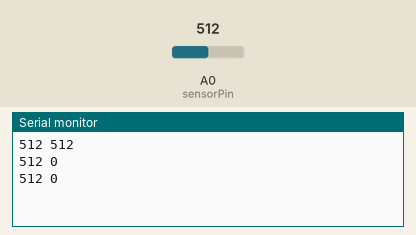
This sketch was run on a simulated Arduino Uno, built with avr-gcc and run on an emulated ATmega328P. Parts: the last lines printed to the serial monitor. Inputs (shaded band) come from the test bench; at power-on: A0 (sensorPin) = 512.

Above: at 1.3 s.
1.4 s: A0 (sensorPin) set to 716
At 1.9 s:
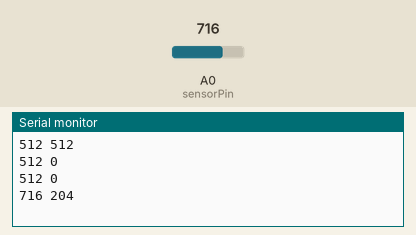
2.9 s: A0 (sensorPin) set to 900
At 3.4 s:
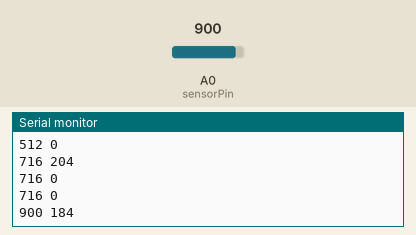
Timing chart, 0 to 5.9 s (numbered marks = the images above; inputs shaded):
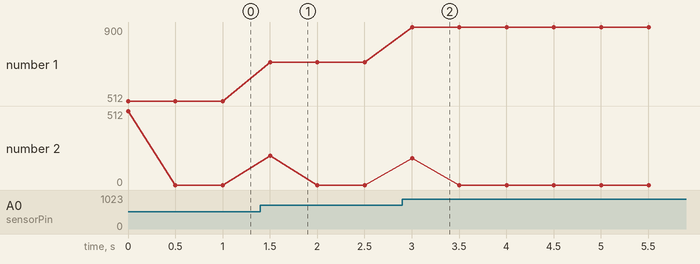

The sketch:

sketch_nov24a_copy_20260422140214codigoqfuncionou.ino
```cpp
const int sensorPin = A0;

int leituraAtual = 0;
int leituraAnterior = 0;

void setup() {
  Serial.begin(115200);
}

void loop() {

  leituraAtual = analogRead(sensorPin);

  int derivada = leituraAtual - leituraAnterior;

  leituraAnterior = leituraAtual;

  Serial.print(leituraAtual);
  Serial.print(" ");
  Serial.println(derivada);

  delay(500);
}
```

Measured:
- after the input at 1.4 s, the serial monitor: prints a new line after 0.10 s (image 1)
- after the input at 2.9 s, the serial monitor: prints a new line after 0.10 s (image 2)
- plotted number 1: 512 → 716 after the input at 1.4 s, 716 → 900 after the input at 2.9 s
